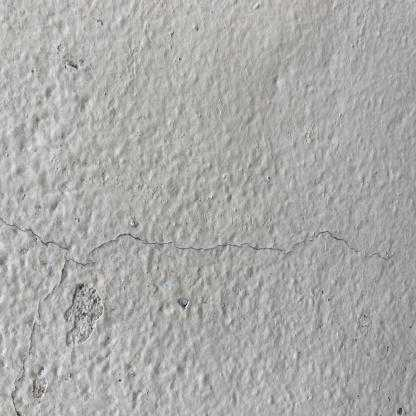
#> input picture dataset/1616.rf.c868709931a671796794fdbb95352c5a.jpg, 416 x 416 px
$ python -i batch_test_rknn.py   (imports and definitions only)
#> lines starting #> are read from the running program, lines starting #| are printed output that depends on the picture
#!/usr/bin/env python3
import os
import cv2
import numpy as np
from rknnlite.api import RKNNLite

def skeletonize(image):
    skeleton = np.zeros(image.shape, np.uint8)
    element = cv2.getStructuringElement(cv2.MORPH_CROSS, (3, 3))
    while True:
        eroded = cv2.erode(image, element)
        temp = cv2.dilate(eroded, element)
        temp = cv2.subtract(image, temp)
        skeleton = cv2.bitwise_or(skeleton, temp)
        image = eroded.copy()
        if cv2.countNonZero(image) == 0:
            break
    return skeleton

# [110 lines left out: functions process_image, main, not called in this run]

# [2 lines not run here, left out]

>>> import cv2
>>> picture = cv2.imread('../dataset/1616.rf.c868709931a671796794fdbb95352c5a.jpg')
#> picture is the input picture: shape (416, 416, 3); mean B, G, R 169, 170.7, 170.4
#> the loop in skeletonize, `while True:` made 1 pass
#> pass 1, in skeletonize, `eroded = cv2.erode(image, element)`:
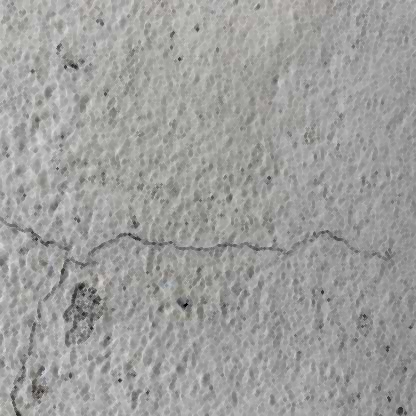
#> eroded: shape (416, 416, 3); mean B, G, R 156.9, 158.5, 158.3
#> pass 1, in skeletonize, `temp = cv2.subtract(image, temp)`:
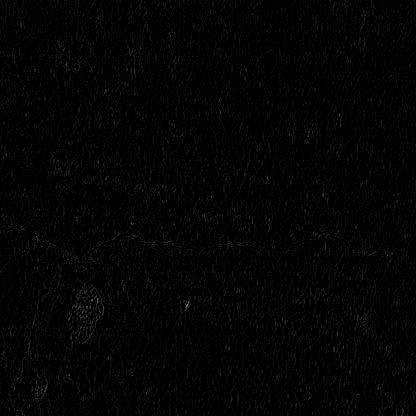
#> temp: shape (416, 416, 3); mean B, G, R 4.4, 4.4, 4.4
#> (the run stopped early here; a loop or call above may not have finished)

$ run again, on dataset/1716.rf.85ea38b36008beaa72c5d8541f734eb0.jpg
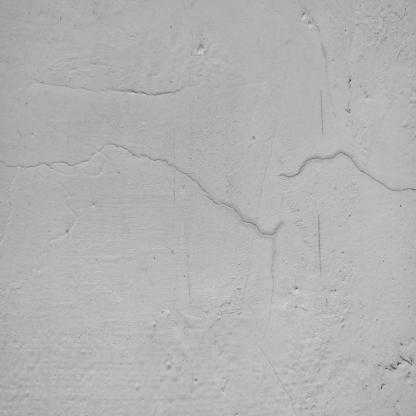
#> input picture dataset/1716.rf.85ea38b36008beaa72c5d8541f734eb0.jpg, 416 x 416 px
#> picture is the input picture: shape (416, 416, 3); min 42, max 220, mean 178.8
#> the loop in skeletonize, `while True:` made 1 pass
#> pass 1, in skeletonize, `temp = cv2.subtract(image, temp)`:
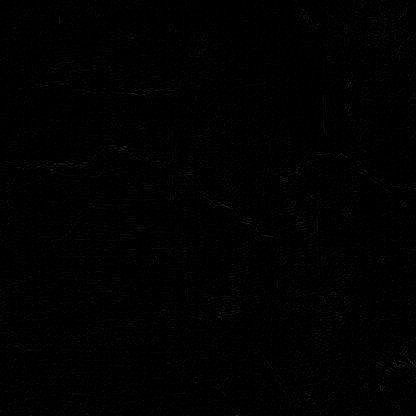
#> temp: shape (416, 416, 3); min 0, max 71, mean 1.5

$ run again, on dataset/1722.rf.38b38f2e833309a4f35bfbf0432dffff.jpg
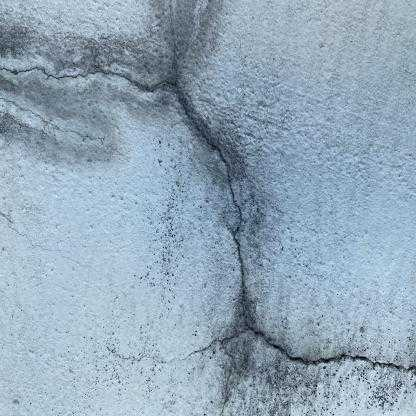
#> input picture dataset/1722.rf.38b38f2e833309a4f35bfbf0432dffff.jpg, 416 x 416 px
#> picture is the input picture: shape (416, 416, 3); mean B, G, R 185.4, 167.9, 146.5
#> the loop in skeletonize, `while True:` made 1 pass
#> pass 1, in skeletonize, `eroded = cv2.erode(image, element)`:
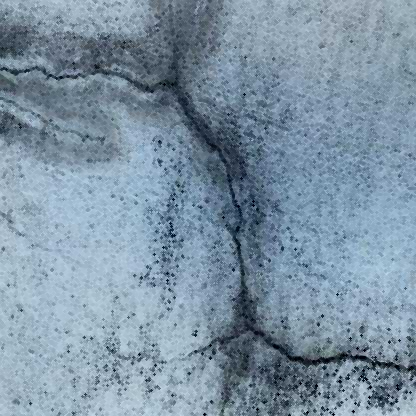
#> eroded: shape (416, 416, 3); mean B, G, R 164.8, 147.3, 125.9
#> pass 1, in skeletonize, `temp = cv2.subtract(image, temp)`:
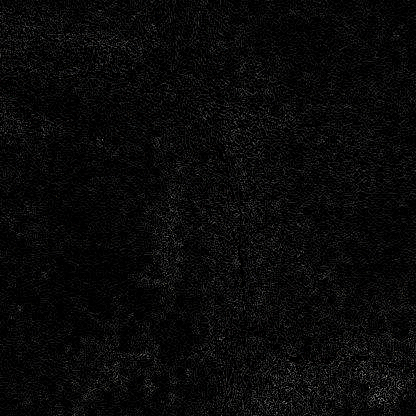
#> temp: shape (416, 416, 3); mean B, G, R 9.4, 9.4, 9.4

$ run again, on dataset/1794.rf.7a03ca09d05e9e2941f768bc8570cb54.jpg
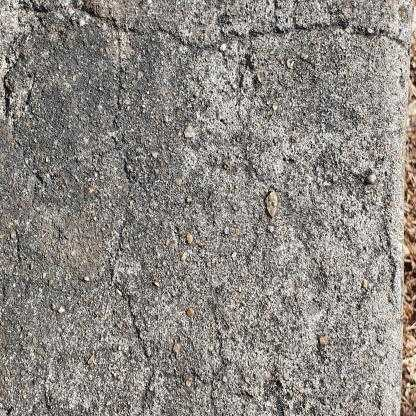
#> input picture dataset/1794.rf.7a03ca09d05e9e2941f768bc8570cb54.jpg, 416 x 416 px
#> picture is the input picture: shape (416, 416, 3); mean B, G, R 130.6, 135.3, 139.8
#> the loop in skeletonize, `while True:` made 1 pass
#> pass 1, in skeletonize, `eroded = cv2.erode(image, element)`:
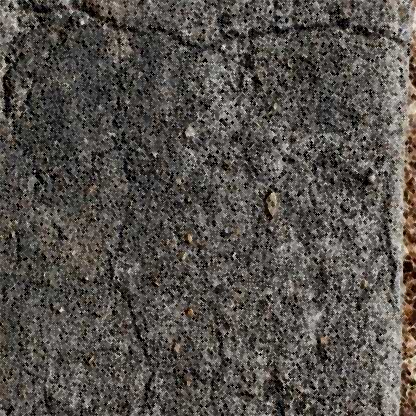
#> eroded: shape (416, 416, 3); mean B, G, R 75.3, 79.9, 84.5
#> pass 1, in skeletonize, `temp = cv2.subtract(image, temp)`:
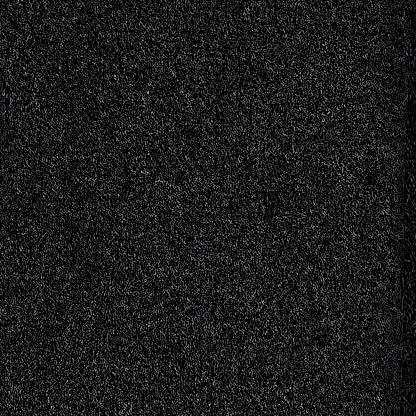
#> temp: shape (416, 416, 3); mean B, G, R 28, 28, 28
